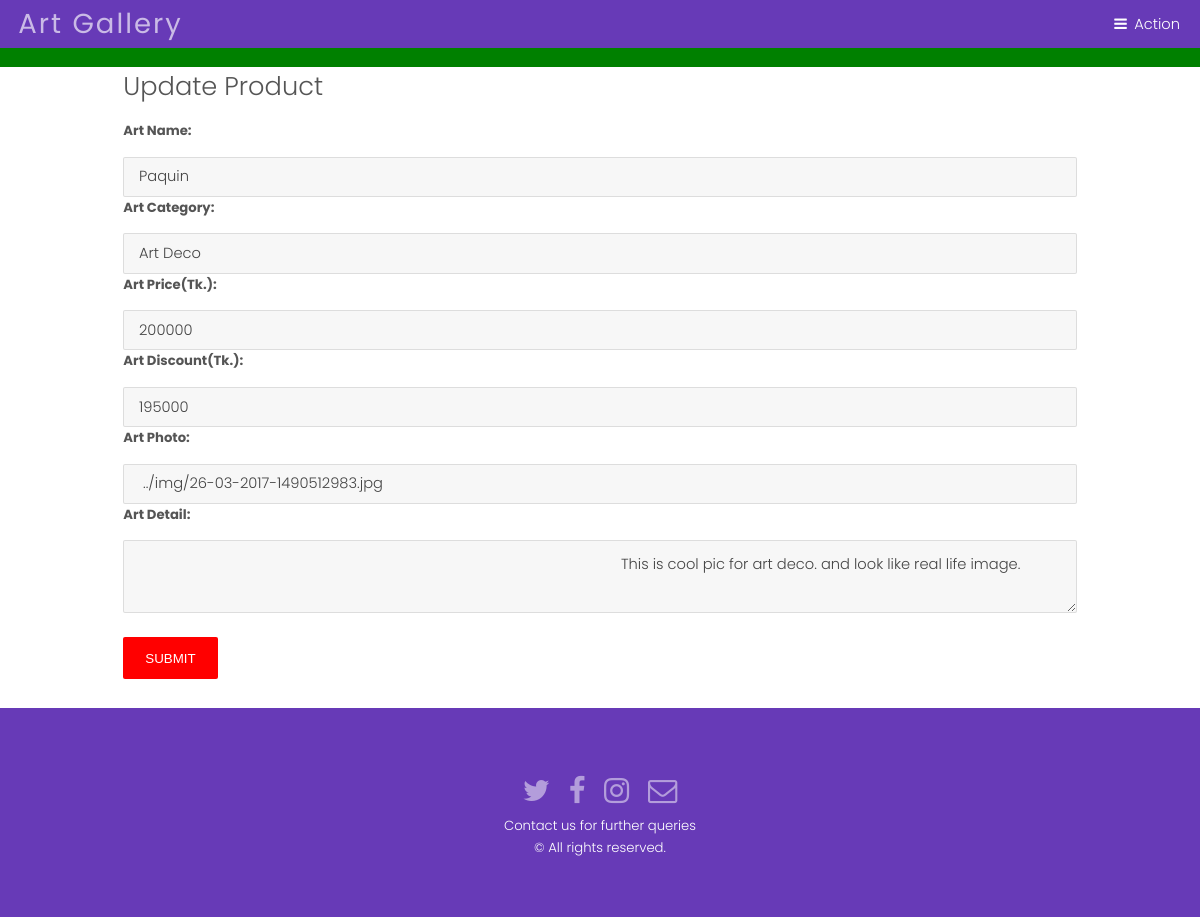
Page /admin/update_product_now.php?id=2 on the committed database.
### tables this page shows
CREATE TABLE `art_info` (
  `art_id` int(10) NOT NULL,
  `art_name` varchar(50) NOT NULL,
  `art_category` varchar(20) NOT NULL,
  `art_price` int(20) NOT NULL,
  `art_discount` int(10) NOT NULL,
  `art_photo` varchar(50) NOT NULL,
  `art_detail` varchar(1000) NOT NULL
);

### admin/update_product_now.php (the view, shortened to what this page needs)
<?php include("header/header.php");?>
<div class="back-img back-img1">
	<div class="container divform">
		<?php
		$r = $_GET[ 'id' ];
		$s = mysqli_query( $con, "select * from art_info where art_id=$r" );
		while ( $row = mysqli_fetch_array( $s ) ) {
			?>
		<h2>Update Product</h2>
		<form action="" method="post" name="f1" enctype="multipart/form-data">
			<div class="form-group">
				<label for="artnm">Art Name:</label>
				<input type="text" class="form-control" id="artnm" name="a1" required value="<?php echo $row[1];?>">
			</div>
			<div class="form-group">
				<label for="sell">Art Category:</label>
				<select class="form-control" id="sel1" name="a2" required>
            <option value="<?php echo $row[2];?>" selected><?php echo $row[2];?></option>
                    </select>
			</div>
			<div class="form-group">
				<label for="pr">Art Price(Tk.):</label>
				<input type="text" class="form-control" id="pr" name="a3" required value="<?php echo $row[3];?>">
			</div>
			<div class="form-group">
				<label for="dis">Art Discount(Tk.):</label>
				<input type="text" class="form-control" id="dis" name="a4" required value="<?php echo $row[4];?>">
			</div>
			<div class="form-group">
				<label for="ph">Art Photo:</label>
				<input type="text" class="form-control" id="ph" name="a5" readonly value="<?php echo $row[5];?>">
			</div>
			<div class="form-group">
				<label for="det">Art Detail:</label>
				<textarea class="form-control" id="det" name="a6" required>
					<?php echo $row[6];?>
				</textarea>
			</div><br/>
			<button type="submit"  class="button special-red" name="sub">Submit</button>
		</form>
		<?php } ?>
	</div>
</div> <?php include( "../footer/footer.php" );?>

### assets/css/main.css (style rules this page uses)
html, body, div, span, applet, object, iframe, h1, h2, h3, h4, h5, h6, p, blockquote, pre, a, abbr, acronym, address, big, cite, code, del, dfn, em, img, ins, kbd, q, s, samp, small, strike, strong, sub, sup, tt, var, b, u, i, center, dl, dt, dd, ol, ul, li, fieldset, form, label, legend, table, caption, tbody, tfoot, thead, tr, th, td, article, aside, canvas, details, embed, figure, figcaption, footer, header, hgroup, menu, nav, output, ruby, section, summary, time, mark, audio, video { margin: 0; padding: 0; border: 0; font-size: 100%; font: inherit; vertical-align: baseline; }
body { line-height: 1; }
body { -webkit-text-size-adjust: none; }
*, *:before, *:after { -moz-box-sizing: border-box; -webkit-box-sizing: border-box; box-sizing: border-box; }
.container { margin-left: auto; margin-right: auto; }
.container { width: 80rem; }
@media screen and (max-width: 1680px) { .container { width: 80rem; } }
@media screen and (max-width: 1280px) { .container { width: 65rem; } }
body { -ms-overflow-style: scrollbar; }
body { background: #fff; }
html { font-size: 13pt; }
@media screen and (max-width: 1680px) { html { font-size: 11pt; } }
@media screen and (max-width: 1280px) { html { font-size: 11pt; } }
body { background-color: #fff; color: #444; }
body, input, select, textarea { font-family: "Poppins", sans-serif; font-weight: 300; font-size: 1rem; line-height: 1.65; }
h1, h2, h3, h4, h5, h6 { font-weight: 300; line-height: 1.5; margin: 0 0 1rem 0; }
h2 { font-size: 1.75rem; }
input, select, textarea { color: #555; }
h1, h2, h3, h4, h5, h6 { color: #555; }
input[type="submit"], input[type="reset"], input[type="button"], button, .button { -moz-appearance: none; -webkit-appearance: none; -ms-appearance: none; appearance: none; -moz-transition: background-color 0.2s ease-in-out, color 0.2s ease-in-out; -webkit-transition: background-color 0.2s ease-in-out, color 0.2s ease-in-out; -ms-transition: background-color 0.2s ease-in-out, color 0.2s ease-in-out; transition: background-color 0.2s ease-in-out, color 0.2s ease-in-out; border-radius: 2px; border: 0; cursor: pointer; display: inline-block; font-weight: 300; height: 2.85rem; line-height: 2.95rem; padding: 0 1.5rem; text-align: center; text-decoration: none; text-transform: uppercase; white-space: nowrap; }
input[type="submit"], input[type="reset"], input[type="button"], button, .button { background-color: #f2f2f2; color: #000 !important; }
form { margin: 0 0 2rem 0; }
label { display: block; font-size: 0.9rem; font-weight: 700; margin: 0 0 1rem 0; }
input[type="text"], input[type="password"], input[type="email"], select, textarea { -moz-appearance: none; -webkit-appearance: none; -ms-appearance: none; appearance: none; border-radius: 2px; border: none; border: solid 1px; color: inherit; display: block; outline: 0; padding: 0 1rem; text-decoration: none; width: 100%; }
input[type="text"], input[type="password"], input[type="email"], select { height: 2.75rem; }
textarea { padding: 0.75rem 1rem; }
label { color: #555; }
input[type="text"], input[type="password"], input[type="email"], select, textarea { background: rgba(144, 144, 144, 0.075); border-color: rgba(144, 144, 144, 0.25); }
.back-img { background-repeat: no-repeat !important; background-attachment: fixed !important; }
.button.special-red { background-color: red !important; color: #ffffff !important; }

### rows in the picture
art_info: a1 "Paquin", a2 "Art Deco", a3 "200000", a4 "195000", a5 "../img/26-03-2017-1490512983.jpg", a6 "This is cool pic for art deco. and look like real life image."
